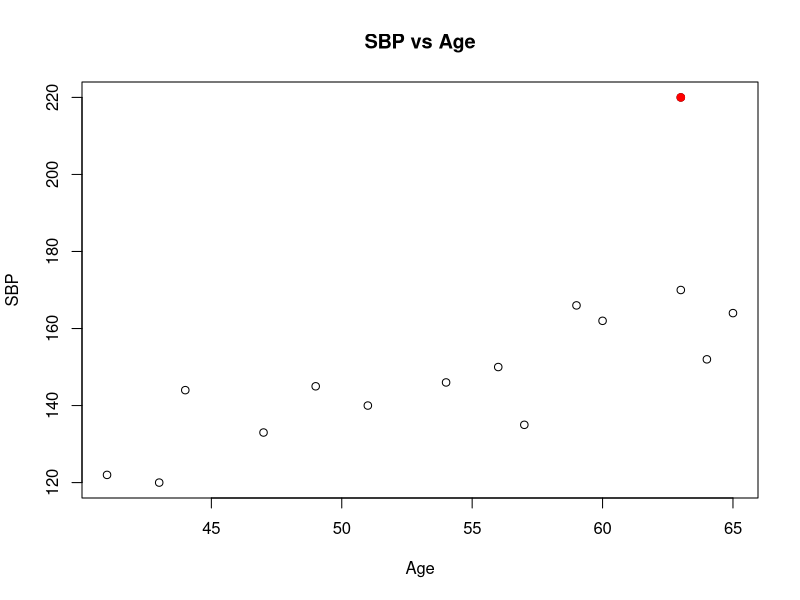

Write the R code that produced this figure.
## ---- chunk 1
# set your path
data<-read.table(file = "hooker.txt",header = TRUE)
head(data)
## ---- chunk 2
# Initialize variables from HW1 data
TEMP<-data$BT
AP<-data$AP

x<-100*log(AP)

x_mean<-mean(x)
y_mean<-mean(TEMP)

Sxx<-sum((x-x_mean)^2)
Sxy<-sum((x-x_mean)*TEMP)

beta_1<-Sxy/Sxx
beta_0<- y_mean-beta_1*x_mean
## ---- chunk 3
# 95% confidence interval for beta_1
n<-length(x)
alpha<-0.05
t<-qt(1-alpha/2,df=n-2)
SE<-sqrt(sum((TEMP-beta_0-beta_1*x)^2)/(n-2))/sqrt(Sxx)
CI<-c(beta_1-t*SE,beta_1+t*SE)
cat("95% confidence interval for beta_1 is: ",CI)
## ---- chunk 4
# Calculate 95% confidence interval for the average temperature when AP = 25
x_25<-100*log(25)
y_25<-beta_0+beta_1*x_25

SE<-sqrt(sum((TEMP-beta_0-beta_1*x)^2)/(n-2))*sqrt(1/n+(x_25-x_mean)^2/Sxx)
CI<-c(y_25-t*SE,y_25+t*SE)
cat("95% confidence interval for the average temperature when AP = 25 is: ",CI)

## ---- chunk 5
# Check the 95% confidence interval for the average temperature when AP = 25 using predict()
fit<-lm(TEMP~x)
predict(fit,newdata=data.frame(x=100*log(25)),interval="confidence",level=0.95)
## ---- chunk 6
# Initialize data from question
company <- c("General Motors", "Ford/Volvo", "Renault/Nissan", "Volkswagen", "DaimlerChrysler", "Toyota", "Fiat", "Honda", "PSA", "BMW")
cars_sold <- c(8149, 7316, 4778, 4580, 4506, 4454, 2535, 2291, 2278, 1187)
revenue <- c(1996, 2118, 1174, 943, 1813, 1175, 628, 605, 465, 447)

# Create data frame
df <- data.frame(company, cars_sold, revenue)

# Fit linear model y = revenue, x = cars sold (sales)
fit <- lm(revenue ~ cars_sold, data = df)

# Print summary
summary(fit)
## ---- chunk 7
# 95% confidence interval for the regression coefficient of the number of cars sold
n <- length(cars_sold)
alpha <- 0.05
t <- qt(1-alpha/2, df = n-2)
beta_0 <- coef(fit)[1]
beta_1 <- coef(fit)[2]
x_mean <- mean(cars_sold)
y_mean <- mean(revenue)
Sxx <- sum((cars_sold - x_mean)^2)
SE <- sqrt(sum((revenue - beta_0 - beta_1 * cars_sold)^2) / (n-2)) / sqrt(Sxx)
CI <- c(beta_1 - t * SE, beta_1 + t * SE)
cat("95% confidence interval for beta_1 is: ", CI)
## ---- chunk 8
# Checking the 95% confidence interval using confint()
confint(fit, level = 0.95)
## ---- chunk 9
# 90% confidence interval for the regression coefficient of the numbers of cars sold
alpha <- 0.1
t <- qt(1-alpha/2, df = n-2)
SE <- sqrt(sum((revenue - beta_0 - beta_1 * cars_sold)^2) / (n-2)) / sqrt(Sxx)
CI <- c(beta_1 - t * SE, beta_1 + t * SE)
cat("90% confidence interval for beta_1 is: ", CI)
## ---- chunk 10
# Check again using confint()
confint(fit, level = 0.90)
## ---- chunk 11
# Calculate the coefficient of determination by taking model sum of squares divided by the total sum of squares
SST <- sum((revenue - y_mean)^2)
SSReg <- beta_1^2 * Sxx

# Coefficient of Determination
R2 <- SSReg / SST
cat("The coefficient of determination is: ", R2)
## ---- chunk 12
# get the coefficent of determination using summary()
R2 <- summary(fit)$r.squared
cat("The coefficient of determination is: ", R2)
## ---- chunk 13
# Calculate standard deviation after factoring sales of cars
y_hat <- beta_0 + beta_1 * cars_sold
sigma_no_x <- sqrt(sum((revenue - y_hat)^2) / (n-2))
cat("The standard deviation is when factoring sales of cars: ", sigma_no_x, "\n")

# Calculate standard deviation without factoring sales of cars
y_hat <- mean(revenue)
sigma_x <- sqrt(sum((revenue - y_hat)^2) / (n-1))
cat("The standard deviation is without factoring sales of cars: ", sigma_x, "\n")
## ---- chunk 14
# Calculate estimates for BMW
cars_sold_BMW <- 1187
revenue_BMW <- beta_0 + beta_1 * cars_sold_BMW
cat("The estimated revenue for BMW is: ", revenue_BMW)
## ---- chunk 15
# Initialize x and y variables
x <- c(4, 8, 12.5, 16, 20, 25, 31, 36, 40, 40)
y <- c(3.7, 7.8, 12.1, 15.6, 19.8, 24.5, 31.1, 35.5, 39.4, 39.5)

# Fit the linear model of y and x
x_mean <- mean(x)
y_mean <- mean(y)
Sxx <- sum((x - x_mean)^2)
Sxy <- sum((x - x_mean) * y)
beta_1 <- Sxy / Sxx
beta_0 <- y_mean - beta_1 * x_mean

# Calculate the number of observations and the t-value
n <- length(x)
alpha <- 0.05
t <- qt(1-alpha/2, df = n-2)

# Residuals and residual sum of squares
residuals <- y - (beta_0 + beta_1 * x)
RSS <- sum(residuals^2) 

# Print the coefficients
cat("The estimated coefficients are: beta_0 = ", beta_0, ", beta_1 = ", beta_1, "\n")
## ---- chunk 16
# Fit a linear model using lm()
fit <- lm(y ~ x)

summary(fit)
## ---- chunk 17
# Calculate standard error for beta_0
se_b0 <- sqrt(RSS / (n-2)) * sqrt(1/n + x_mean^2 / Sxx)

# Calculate 95% confidence interval for beta_0 (intercept)
CI_b0 <- c(beta_0 - t * se_b0, beta_0 + t * se_b0)
cat("95% confidence interval for beta_0 is: ", CI_b0, "\n")
## ---- chunk 18
# Check CI_b0 using confint()
confint(fit, level = 0.95)[1,]
## ---- chunk 19
# Calculate standard error for beta_1
se_b1 <- sqrt(RSS / (n-2)) / sqrt(Sxx)

# 95% confidence interval for beta_1 (slope)
CI_b1 <- c(beta_1 - t * se_b1, beta_1 + t * se_b1)
cat("95% confidence interval for beta_1 is: ", CI_b1)
## ---- chunk 20
# Check CI_b1 using confint()
confint(fit, level = 0.95)[2,]
## ---- chunk 21
# Hypothesis testing for beta_0 = 0
# Null hypothesis: beta_0 = 0
# Alternative hypothesis: beta_0 != 0 (two tail test)

t_stat <- beta_0 / (sqrt(sum((y - beta_0 - beta_1 * x)^2) / (n-2)) * sqrt(1/n + x_mean^2 / Sxx))
p_value <- 2 * pt(-abs(t_stat), df = n-2)
cat("The p-value for testing beta_0 = 0 is: ", p_value, "\n")
## ---- chunk 22
# Hypothesis testing for beta_1 = 1
# Null hypothesis: beta_1 = 1
# Alternative hypothesis: beta_1 != 1 (two tail test)

t_stat <- (beta_1 - 1) / (sqrt(sum((y - beta_0 - beta_1 * x)^2) / (n-2)) / sqrt(Sxx))
p_value <- 2 * pt(-abs(t_stat), df = n-2)
cat("The p-value for testing beta_1 = 1 is: ", p_value, "\n")
## ---- chunk 23
# Initialize new regression model based on known b0
lm_new <- lm(y ~ 0 + x)

summary(lm_new)
## ---- chunk 24
# Check the 95% confidence interval for beta_1 when beta_0 = 0 using confint()
confint(lm_new, level = 0.95)
## ---- chunk 25
# Conduct hypothesis testing for beta_1 = 1 given the new linear model with known b0
b1_new = coef(lm_new)
se_new = summary(lm_new)$coefficients["x", "Std. Error"]
t_stat <- (b1_new - 1) / se_new
p_value <- 2 * pt(-abs(t_stat), df = n-1)
cat("The p-value for testing beta_1 = 1 is: ", p_value)
## ---- chunk 26
# Create vectors for SBP and Age
sbp <- c(164, 220, 133, 146, 162, 144, 166, 152, 140, 145, 135, 150, 170, 122, 120)
age <- c(65, 63, 47, 54, 60, 44, 59, 64, 51, 49, 57, 56, 63, 41, 43)

# Create a dataframe
data <- data.frame(SBP = sbp, Age = age)

# Display the dataframe
print(data)
## ---- chunk 27
# scatter plot sbp against age
plot(data$Age, data$SBP, xlab = "Age", ylab = "SBP", main = "SBP vs Age")

# Label the extreme point with a different colour
expoint <- data[data$Age == 63 & data$SBP == 220,]
points(expoint$Age, expoint$SBP, col = "red", pch = 19)
## ---- chunk 28
# Fit a linear model of SBP and Age
model <- lm(SBP ~ Age, data = data)

summary(model)
## ---- chunk 29
# Get the coefficients of the linear model
beta_0 <- coef(model)[1]
beta_1 <- coef(model)[2]

cat("The estimated coefficients are: beta_0 = ", beta_0, ", beta_1 = ", beta_1, "\n")
cat("The fitted equation is: y_i = ", beta_0, " + ", beta_1, " * x_i")
## ---- chunk 30
# Construct an ANOVA table for the linear model in (b)
anova(model)
## ---- chunk 31
# Calculate F ratio for testing the significance of the linear relationship
f_value <- summary(model)$fstatistic[1]
cat("The F ratio for testing the significance of the linear relationship is: ", f_value, "\n")
## ---- chunk 32
# Calculate the p-value for the F ratio
p_value <- pf(f_value, df1 = 1, df2 = 13, lower.tail = FALSE)
cat("The p-value for the F ratio is: ", p_value)
## ---- chunk 33
# Define null hypothesis
# Null hypothesis: beta_1 = 0

# Conduct t-test for beta_1 = 0
t_stat <- coef(model)[2] / summary(model)$coefficients["Age", "Std. Error"]
p_value <- 2 * pt(-abs(t_stat), df = 13)
cat("The p-value for t-testing beta_1 = 0 is: ", p_value)
